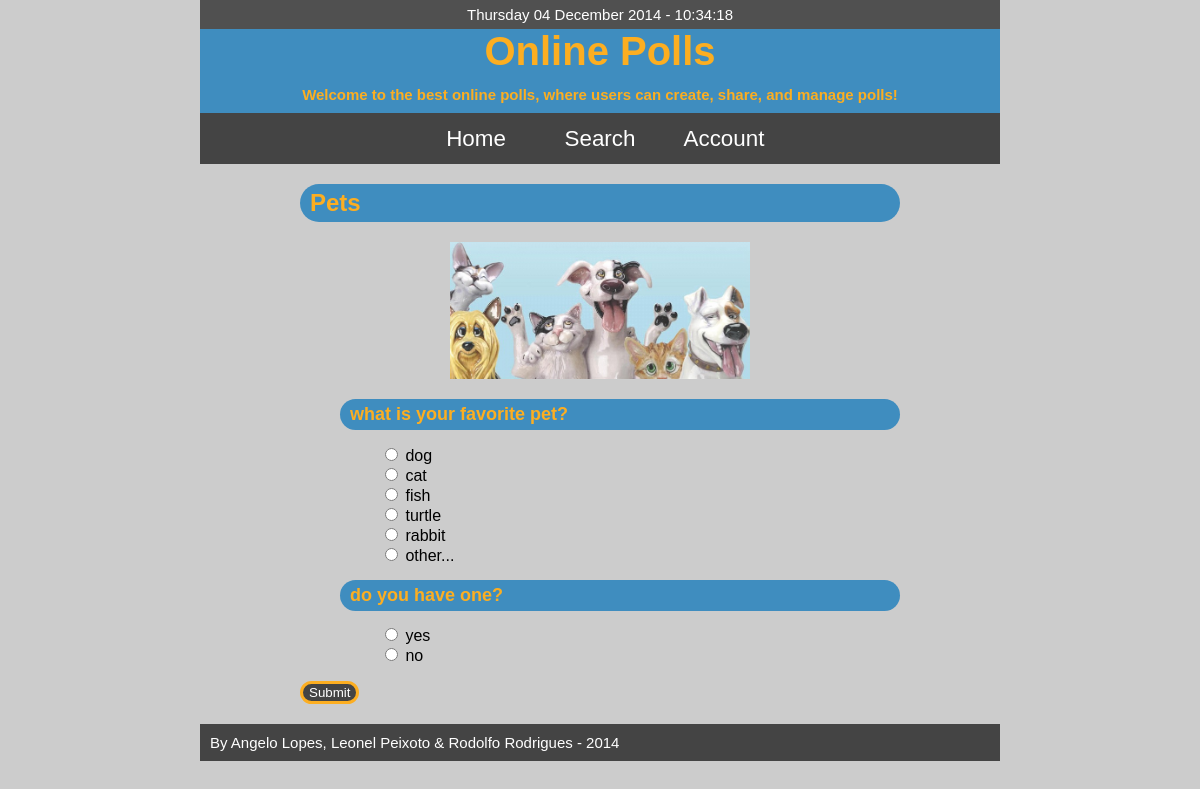
Page /answerPoll.php?id=4 on the committed database.
### tables this page shows
CREATE TABLE polls
(
	idPoll INTEGER PRIMARY KEY,
	idUser INTEGER NOT NULL,
	title TEXT NOT NULL,
  sharing TEXT NOT NULL,
	FOREIGN KEY(idUser) REFERENCES users(idUser)
);

CREATE TABLE pollsQuestions
(
	idPollQuestion INTEGER PRIMARY KEY,
	idPoll INTEGER NOT NULL,
	question TEXT NOT NULL,
	FOREIGN KEY(idPoll) REFERENCES polls(idPoll)
);

CREATE TABLE pollsChoices
(
	idPollChoice INTEGER PRIMARY KEY,
	idPollQuestion INTEGER NOT NULL,
	choice TEXT NOT NULL,
	choiceCount INTEGER NOT NULL,
	FOREIGN KEY(idPollQuestion) REFERENCES pollsQuestions(idPollQuestion)
);

### database/sqlite.php (called while the page is built, shortened)
<?php
class SQLite
{
    private $dbh;
     public function __construct()
    {
        try
        {
            $this->dbh = new PDO('sqlite:polls.db');
            $this->dbh->setAttribute(PDO::ATTR_DEFAULT_FETCH_MODE, PDO::FETCH_ASSOC);
            $this->dbh->setAttribute(PDO::ATTR_ERRMODE, PDO::ERRMODE_EXCEPTION);
        }
        catch (PDOException $e)
        {
            die($e->getMessage());
        }
    }
    public function getPoll($idPoll)
    {
        $resultPoll = null;
        try
        {
            $stmtPoll= $this->dbh->prepare('SELECT * FROM polls WHERE idPoll = :id');
            $stmtPoll->bindParam(':id', $idPoll);
            $stmtPoll->execute();
            $resultPoll = $stmtPoll->fetch();
            return $resultPoll;
        }
        catch (PDOException $e)
        {
            die($e->getMessage());
        }
        return $resultPoll;
    }
    public function getPollQuestions($idPoll)
    {
        try
        {
            $stmtQuestions = $this->dbh->prepare('SELECT * FROM pollsQuestions WHERE idPoll = :pollId');
            $stmtQuestions->bindParam(':pollId', $idPoll);
            $stmtQuestions->execute();
            $resultQuestions = $stmtQuestions->fetchALL();
        }
        catch (PDOException $e)
        {
            die($e->getMessage());
        }
        $pollArray = null;
        foreach($resultQuestions as $question)
        {
            $questionArray[] = $question;
            try
            {
                $stmtChoices = $this->dbh->prepare('SELECT * FROM pollsChoices WHERE idPollQuestion = :idQuestion');
                $stmtChoices->bindParam(':idQuestion', $question['idPollQuestion']);
                $stmtChoices->execute();
                $resultChoices = $stmtChoices->fetchAll();
                foreach($resultChoices as $choice)
                {
                    $questionArray[] = $choice;
                }
                $pollArray[] = $questionArray;
                unset($questionArray);
            }
            catch (PDOException $e)
            {
                die($e->getMessage());
            }
        }
        return $pollArray;
    }
}
?>

### answerPoll.php (the view, shortened to what this page needs)
<?php
require_once 'database/sqlite.php';
$idPoll = cleanInput($_GET['id']);
$sqlite = new SQLite();
$poll = $sqlite->getPoll($idPoll);
$pollQuestions = $sqlite->getPollQuestions($idPoll);
include ('templates/header.php');
?>
    <section id="answer_form">
        <form action="save_vote.php" method="POST">
            <h1><?= $poll['title']?></h1>
            <img src="<?= 'images/originals/'.$poll['idPoll'].'.jpg'?>" alt="poll image">
            <ul>
                <?php
                foreach($pollQuestions as $questionArray)
                {
                    $firstElem = true;
                    $questionId = ''; ?>
                    <?php
                    foreach($questionArray as $questionElem)
                    {
                        if($firstElem)
                        {?>
                            <li><h2><?= $questionElem['question']?></h2></li>
                            <ul>
                            <?php
                            $questionId = $questionElem['idPollQuestion'];
                            $firstElem = false;
                        }
                        else
                        {?>
                            <li>
                                <input type="radio" name="questionId_<?= $questionId?>" value="<?= $questionElem['idPollChoice']?>" >
                                <?php echo $questionElem['choice']; ?>
                            </li>
                        <?php
                        }
                    }
                    ?>
                    </ul>
                    <?php
                }
                ?>
            </ul>
            <input type="submit" value="Submit">
        </form>
    </section>
<?php include ('templates/footer.php'); ?>

### css/style.css (style rules this page uses)
body { background-color: #ccc; width: 800px; margin: auto; }
section { margin: auto; width: 800px; }
section h2 { font-family: sans-serif; font-size: 18px; font-weight: bold; }
form { font-family: sans-serif; }
input { border: solid #fcae21; }
input[type="submit"] { color: #fff; background-color: #444; border-radius: 25px; }
section#answer_form { width: 600px; }
section#answer_form form { margin: 20px auto; }
section#answer_form img { width: 300px; margin: 0 150px; }
section#answer_form ul { list-style: none; }
section#answer_form form h1 { color: #fcae21; padding: 5px 10px; background-color: #3f8dbf; border-radius: 25px; }
section#answer_form ul li h2 { color: #fcae21; padding: 5px 10px; background-color: #3f8dbf; border-radius: 25px; }

### rows in the picture
polls: title "Pets"
pollsquestions: question "what is your favorite pet?"
pollschoices: choice "dog"
pollschoices: choice "cat"
pollschoices: choice "fish"
pollschoices: choice "turtle"
pollschoices: choice "rabbit"
pollschoices: choice "other..."
pollsquestions: question "do you have one?"
pollschoices: choice "yes"
pollschoices: choice "no"
